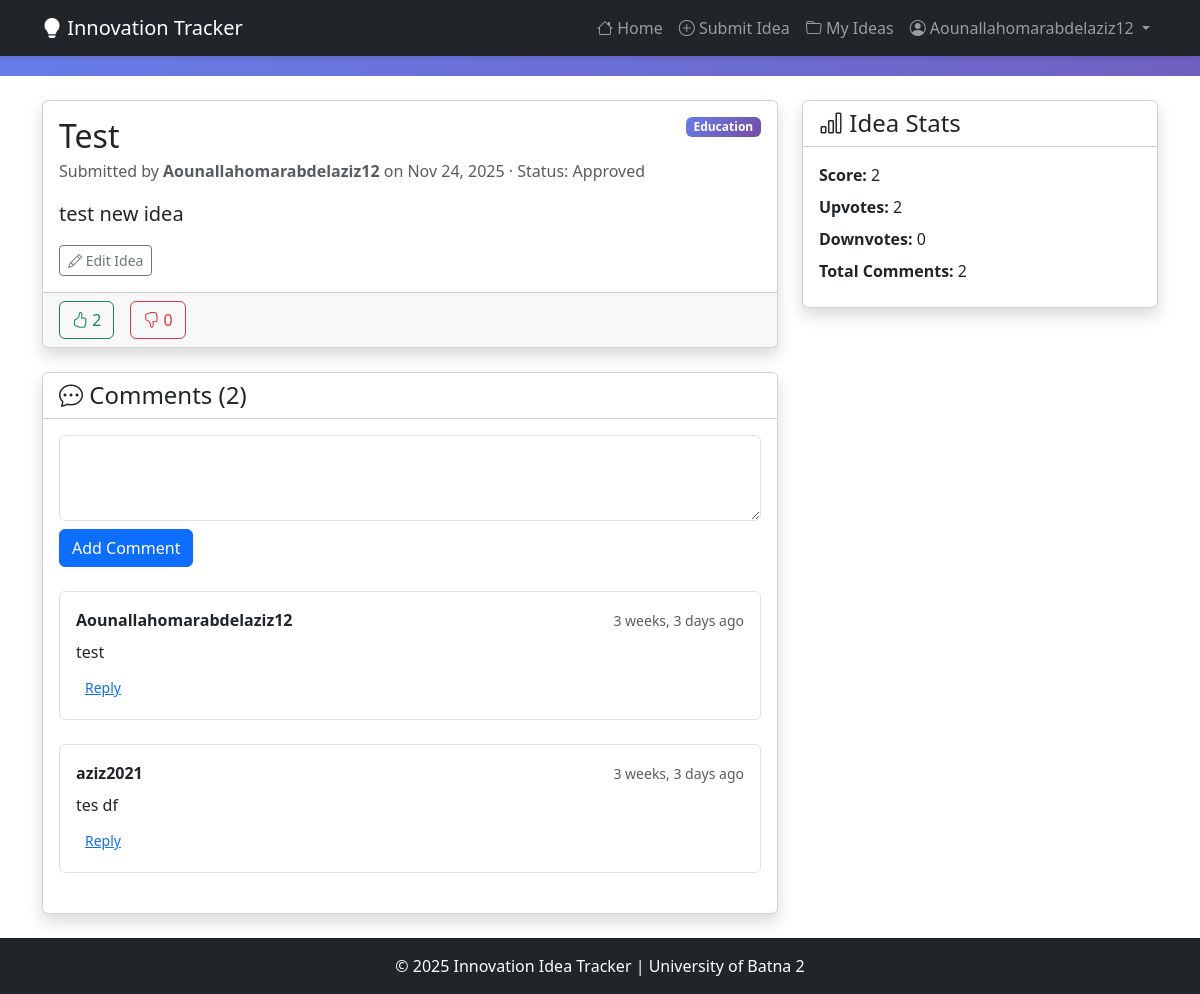
Page /ideas/1/ (signed in) on the committed database.
### ideas/models.py (models this page shows, shortened)
class Idea(models.Model):
    STATUS_CHOICES = [
        ('pending', 'Pending'),
        ('approved', 'Approved'),
        ('rejected', 'Rejected'),
        ('implemented', 'Implemented'),
    ]
    title = models.CharField(max_length=200)
    description = models.TextField()
    category = models.ForeignKey(Category, on_delete=models.SET_NULL, null=True, related_name='ideas')
    submitter = models.ForeignKey(User, on_delete=models.CASCADE, related_name='submitted_ideas')
    submission_date = models.DateTimeField(default=timezone.now)
    status = models.CharField(max_length=20, choices=STATUS_CHOICES, default='pending')
    class Meta:
        ordering = ['-submission_date']
    def upvote_count(self):
        return self.votes.filter(vote_type='upvote').count()
    def downvote_count(self):
        return self.votes.filter(vote_type='downvote').count()
    def vote_score(self):
        return self.upvote_count() - self.downvote_count()
    def comment_count(self):
        return self.comments.count()

class Category(models.Model):
    name = models.CharField(max_length=50, unique=True)
    description = models.TextField(blank=True)
    created_at = models.DateTimeField(auto_now_add=True)
    class Meta:
        verbose_name_plural = "Categories"
        ordering = ['name']

class Comment(models.Model):
    idea = models.ForeignKey(Idea, on_delete=models.CASCADE, related_name='comments')
    user = models.ForeignKey(User, on_delete=models.CASCADE, related_name='comments')
    content = models.TextField()
    timestamp = models.DateTimeField(auto_now_add=True)
    parent_comment = models.ForeignKey('self', on_delete=models.CASCADE, null=True, blank=True, related_name='replies')
    class Meta:
        ordering = ['timestamp']

### ideas/views.py (the view)
# urls.py: path('ideas/<int:pk>/', views.idea_detail, name='idea_detail'),
def idea_detail(request, pk):
    idea = get_object_or_404(
        Idea.objects.select_related('category', 'submitter')
        .prefetch_related('comments__user', 'comments__replies__user', 'votes'),
        pk=pk,
    )
    comment_form = CommentForm()
    user_vote = None
    if request.user.is_authenticated:
        user_vote = idea.votes.filter(user=request.user).first()
    comments = (
        idea.comments.filter(parent_comment__isnull=True)
        .select_related('user')
        .prefetch_related('replies__user')
    )
    return render(
        request,
        'ideas/idea_detail.html',
        {
            'idea': idea,
            'comment_form': comment_form,
            'comments': comments,
            'user_vote': user_vote,
        },
    )

### ideas/forms.py
class CommentForm(forms.ModelForm):
    class Meta:
        model = Comment
        fields = ['content']
        widgets = {
            'content': forms.Textarea(attrs={'rows': 3}),
        }
    def __init__(self, *args, **kwargs):
        super().__init__(*args, **kwargs)
        self.fields['content'].widget.attrs.setdefault('class', 'form-control')

### ideas/context_processors.py (called while the page is built)
def role_flags(request):
    user = request.user
    can_review = False
    user_role = None
    if user.is_authenticated:
        try:
            profile = user.profile
        except ObjectDoesNotExist:
            profile = None
        if profile is None and user.is_staff:
            profile, _ = UserProfile.objects.get_or_create(
                user=user, defaults={'role': UserProfile.ROLE_ADMIN}
            )
        if profile:
            user_role = profile.role
            can_review = profile.can_review
    return {
        'can_review': can_review,
        'user_role': user_role,
    }

### ideas/models.py (called while the page is built)
    @property
    def can_review(self):
        return self.role in {self.ROLE_REVIEWER, self.ROLE_ADMIN} or self.user.is_staff

### templates/ideas/idea_detail.html (shortened to what this page needs)
{% extends 'ideas/base.html' %}
{% load humanize %}
{% block content %}
<div class="row">
  <div class="col-lg-8">
    <div class="card shadow mb-4">
      <div class="card-body">
        <div class="d-flex justify-content-between align-items-start mb-3">
          <div>
            <h2 class="card-title mb-1">{{ idea.title }}</h2>
            <p class="text-muted mb-0">
              Submitted by <strong>{{ idea.submitter.username }}</strong> on
              {{ idea.submission_date|date:"M j, Y" }} · Status:
              <span class="text-capitalize">{{ idea.get_status_display }}</span>
            </p>
          </div>
          {% if idea.category %}
          <span class="badge badge-category align-self-start">{{ idea.category.name }}</span>
          {% endif %}
        </div>
        <p class="lead">{{ idea.description }}</p>
        {% if user == idea.submitter %}
        <a href="{% url 'edit_idea' idea.pk %}" class="btn btn-outline-secondary btn-sm">
          <i class="bi bi-pencil"></i> Edit Idea
        </a>
        {% endif %}
      </div>
      <div class="card-footer d-flex gap-3 align-items-center">
        {% if user.is_authenticated %}
        <form method="post" action="{% url 'vote' idea.pk %}" class="d-inline">
          <button class="btn btn-outline-success vote-btn {% if user_vote and user_vote.vote_type == 'upvote' %}active{% endif %}">
            <i class="bi bi-hand-thumbs-up"></i> {{ idea.upvote_count }}
          </button>
        </form>
        <form method="post" action="{% url 'vote' idea.pk %}" class="d-inline">
          <button class="btn btn-outline-danger vote-btn {% if user_vote and user_vote.vote_type == 'downvote' %}active{% endif %}">
            <i class="bi bi-hand-thumbs-down"></i> {{ idea.downvote_count }}
          </button>
        </form>
        {% else %}
        <p class="mb-0 text-muted">Login to vote and comment.</p>
        {% endif %}
      </div>
    </div>
    <div class="card shadow">
      <div class="card-header bg-white">
        <h4 class="mb-0"><i class="bi bi-chat-dots"></i> Comments ({{ idea.comment_count }})</h4>
      </div>
      <div class="card-body">
        {% if user.is_authenticated %}
        <form method="post" action="{% url 'add_comment' idea.pk %}" class="mb-4">
          {{ comment_form.content }}
          <button class="btn btn-primary mt-2">Add Comment</button>
        </form>
        {% else %}
        <p class="text-muted">Please <a href="{% url 'login' %}">login</a> to add a comment.</p>
        {% endif %}
        {% if comments %}
        <ul class="list-unstyled">
          {% for comment in comments %}
          <li class="mb-4">
            <div class="border rounded p-3">
              <div class="d-flex justify-content-between align-items-center mb-2">
                <strong>{{ comment.user.username }}</strong>
                <small class="text-muted">{{ comment.timestamp|naturaltime }}</small>
              </div>
              <p class="mb-2">{{ comment.content }}</p>
              {% if user.is_authenticated %}
              <button class="btn btn-link btn-sm" data-bs-toggle="collapse" data-bs-target="#reply-{{ comment.pk }}">Reply</button>
              {% endif %}
            </div>
          </li>
          {% endfor %}
        </ul>
        {% else %}
        <p class="text-muted">No comments yet. Start the conversation!</p>
        {% endif %}
      </div>
    </div>
  </div>
  <div class="col-lg-4">
    <div class="card shadow">
      <div class="card-header bg-white">
        <h4 class="mb-0"><i class="bi bi-bar-chart"></i> Idea Stats</h4>
      </div>
      <div class="card-body">
        <p class="mb-2"><strong>Score:</strong> {{ idea.vote_score }}</p>
        <p class="mb-2"><strong>Upvotes:</strong> {{ idea.upvote_count }}</p>
        <p class="mb-2"><strong>Downvotes:</strong> {{ idea.downvote_count }}</p>
        <p class="mb-2"><strong>Total Comments:</strong> {{ idea.comment_count }}</p>
      </div>
    </div>
  </div>
</div>
{% endblock %}

### templates/ideas/base.html (shortened to what this page needs)
<!DOCTYPE html>
<html lang="en">
  <head>
    <link
      href="https://cdn.jsdelivr.net/npm/bootstrap@5.3.0/dist/css/bootstrap.min.css"
      rel="stylesheet"
    />
    <link
      rel="stylesheet"
      href="https://cdn.jsdelivr.net/npm/bootstrap-icons@1.10.0/font/bootstrap-icons.css"
    />
  </head>
  <body>
    <nav class="navbar navbar-expand-lg navbar-dark bg-dark fixed-top">
      <div class="container">
        <a class="navbar-brand" href="{% url 'home' %}">
          <i class="bi bi-lightbulb-fill"></i> Innovation Tracker
        </a>
        <div class="collapse navbar-collapse" id="navbarNav">
          <ul class="navbar-nav ms-auto">
            <li class="nav-item">
              <a class="nav-link" href="{% url 'home' %}">
                <i class="bi bi-house"></i> Home
              </a>
            </li>
            {% if user.is_authenticated %}
            <li class="nav-item">
              <a class="nav-link" href="{% url 'submit_idea' %}">
                <i class="bi bi-plus-circle"></i> Submit Idea
              </a>
            </li>
            <li class="nav-item">
              <a class="nav-link" href="{% url 'my_ideas' %}">
                <i class="bi bi-folder"></i> My Ideas
              </a>
            </li>
            <li class="nav-item dropdown">
              <a
                class="nav-link dropdown-toggle"
                href="#"
                id="userDropdown"
                role="button"
                data-bs-toggle="dropdown"
              >
                <i class="bi bi-person-circle"></i> {{ user.username }}
              </a>
            </li>
            {% endif %}
          </ul>
        </div>
      </div>
    </nav>
    <div class="main-content">
      <div class="container py-4">
        {% block content %}{% endblock %}
      </div>
    </div>
    <footer class="bg-dark text-white text-center py-3">
      <div class="container">
        <p class="mb-0">
          &copy; 2025 Innovation Idea Tracker | University of Batna 2
        </p>
      </div>
    </footer>
  </body>
</html>

### templates/ideas/base.html (style rules this page uses)
body { min-height: 100vh; background: linear-gradient(135deg, #667eea 0%, #764ba2 100%); }
.main-content { background: white; min-height: calc(100vh - 76px); margin-top: 76px; }
.navbar { box-shadow: 0 2px 4px rgba(0, 0, 0, 0.1); }
.vote-btn { cursor: pointer; transition: all 0.2s; }
.badge-category { background: linear-gradient(135deg, #667eea 0%, #764ba2 100%); }

### rows in the picture
Idea: title "Test", submitter.username "Aounallahomarabdelaziz12", submission_date "Nov 24, 2025", status "Approved", category.name "Education", description "test new idea", upvote_count "2", downvote_count "0", comment_count "2", vote_score "2"
Comment: user.username "Aounallahomarabdelaziz12", timestamp "3 weeks, 3 days ago", content "test"
Comment: user.username "aziz2021", timestamp "3 weeks, 3 days ago", content "tes df"

### other values in the picture
{{ user.username }} "Aounallahomarabdelaziz12"
